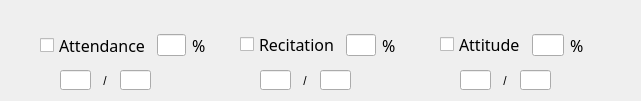
      <widget class="QWidget" name="widget_5" native="true">
       <property name="geometry">
        <rect>
         <x>360</x>
         <y>280</y>
         <width>641</width>
         <height>101</height>
        </rect>
       </property>
       <property name="styleSheet">
        <string notr="true">font: 63 12pt &quot;Bahnschrift SemiBold&quot;;</string>
       </property>
       <widget class="QLineEdit" name="atn1">
        <property name="geometry">
         <rect>
          <x>60</x>
          <y>70</y>
          <width>31</width>
          <height>20</height>
         </rect>
        </property>
        <property name="styleSheet">
         <string notr="true">font: 25 10pt &quot;Bahnschrift Light&quot;;</string>
        </property>
       </widget>
       <widget class="QLineEdit" name="atn1Pct">
        <property name="geometry">
         <rect>
          <x>120</x>
          <y>70</y>
          <width>31</width>
          <height>20</height>
         </rect>
        </property>
        <property name="styleSheet">
         <string notr="true">font: 25 10pt &quot;Bahnschrift Light&quot;;</string>
        </property>
       </widget>
       <widget class="QLabel" name="label_26">
        <property name="geometry">
         <rect>
          <x>100</x>
          <y>70</y>
          <width>20</width>
          <height>21</height>
         </rect>
        </property>
        <property name="text">
         <string> / </string>
        </property>
       </widget>
       <widget class="QWidget" name="layoutWidget">
        <property name="geometry">
         <rect>
          <x>240</x>
          <y>30</y>
          <width>171</width>
          <height>30</height>
         </rect>
        </property>
        <layout class="QHBoxLayout" name="horizontalLayout_10">
         <item>
          <widget class="QCheckBox" name="rctChk">
           <property name="font">
            <font>
             <family>Bahnschrift SemiBold</family>
             <pointsize>12</pointsize>
             <weight>7</weight>
             <italic>false</italic>
             <bold>false</bold>
            </font>
           </property>
           <property name="text">
            <string>Recitation</string>
           </property>
          </widget>
         </item>
         <item>
          <widget class="QLineEdit" name="rctPct">
           <property name="sizePolicy">
            <sizepolicy hsizetype="Ignored" vsizetype="Fixed">
             <horstretch>0</horstretch>
             <verstretch>0</verstretch>
            </sizepolicy>
           </property>
           <property name="styleSheet">
            <string notr="true">font: 25 10pt &quot;Bahnschrift Light&quot;;</string>
           </property>
          </widget>
         </item>
         <item>
          <widget class="QLabel" name="label_176">
           <property name="font">
            <font>
             <family>Bahnschrift SemiBold</family>
             <pointsize>12</pointsize>
             <weight>7</weight>
             <italic>false</italic>
             <bold>false</bold>
            </font>
           </property>
           <property name="text">
            <string>%</string>
           </property>
          </widget>
         </item>
        </layout>
       </widget>
       <widget class="QLineEdit" name="rct1Pct">
        <property name="geometry">
         <rect>
          <x>320</x>
          <y>70</y>
          <width>31</width>
          <height>20</height>
         </rect>
        </property>
        <property name="styleSheet">
         <string notr="true">font: 25 10pt &quot;Bahnschrift Light&quot;;</string>
        </property>
       </widget>
       <widget class="QLineEdit" name="rct1">
        <property name="geometry">
         <rect>
          <x>260</x>
          <y>70</y>
          <width>31</width>
          <height>20</height>
         </rect>
        </property>
        <property name="styleSheet">
         <string notr="true">font: 25 10pt &quot;Bahnschrift Light&quot;;</string>
        </property>
       </widget>
       <widget class="QLabel" name="label_27">
        <property name="geometry">
         <rect>
          <x>300</x>
          <y>70</y>
          <width>20</width>
          <height>21</height>
         </rect>
        </property>
        <property name="text">
         <string> / </string>
        </property>
       </widget>
       <widget class="QWidget" name="layoutWidget">
        <property name="geometry">
         <rect>
          <x>440</x>
          <y>30</y>
          <width>161</width>
          <height>30</height>
         </rect>
        </property>
        <layout class="QHBoxLayout" name="horizontalLayout_11">
         <item>
          <widget class="QCheckBox" name="atdChk">
           <property name="font">
            <font>
             <family>Bahnschrift SemiBold</family>
             <pointsize>12</pointsize>
             <weight>7</weight>
             <italic>false</italic>
             <bold>false</bold>
            </font>
           </property>
           <property name="text">
            <string>Attitude</string>
           </property>
          </widget>
         </item>
         <item>
          <widget class="QLineEdit" name="atdPct">
           <property name="sizePolicy">
            <sizepolicy hsizetype="Ignored" vsizetype="Fixed">
             <horstretch>0</horstretch>
             <verstretch>0</verstretch>
            </sizepolicy>
           </property>
           <property name="styleSheet">
            <string notr="true">font: 25 10pt &quot;Bahnschrift Light&quot;;</string>
           </property>
          </widget>
         </item>
         <item>
          <widget class="QLabel" name="label_177">
           <property name="font">
            <font>
             <family>Bahnschrift SemiBold</family>
             <pointsize>12</pointsize>
             <weight>7</weight>
             <italic>false</italic>
             <bold>false</bold>
            </font>
           </property>
           <property name="text">
            <string>%</string>
           </property>
          </widget>
         </item>
        </layout>
       </widget>
       <widget class="QLineEdit" name="atd1Pct">
        <property name="geometry">
         <rect>
          <x>520</x>
          <y>70</y>
          <width>31</width>
          <height>20</height>
         </rect>
        </property>
        <property name="styleSheet">
         <string notr="true">font: 25 10pt &quot;Bahnschrift Light&quot;;</string>
        </property>
       </widget>
       <widget class="QLineEdit" name="atd1">
        <property name="geometry">
         <rect>
          <x>460</x>
          <y>70</y>
          <width>31</width>
          <height>20</height>
         </rect>
        </property>
        <property name="styleSheet">
         <string notr="true">font: 25 10pt &quot;Bahnschrift Light&quot;;</string>
        </property>
       </widget>
       <widget class="QLabel" name="label_28">
        <property name="geometry">
         <rect>
          <x>500</x>
          <y>70</y>
          <width>16</width>
          <height>21</height>
         </rect>
        </property>
        <property name="text">
         <string> / </string>
        </property>
       </widget>
       <widget class="QWidget" name="layoutWidget">
        <property name="geometry">
         <rect>
          <x>40</x>
          <y>30</y>
          <width>181</width>
          <height>31</height>
         </rect>
        </property>
        <layout class="QHBoxLayout" name="horizontalLayout_8">
         <item>
          <widget class="QCheckBox" name="atnChk">
           <property name="font">
            <font>
             <family>Bahnschrift SemiBold</family>
             <pointsize>12</pointsize>
             <weight>7</weight>
             <italic>false</italic>
             <bold>false</bold>
            </font>
           </property>
           <property name="text">
            <string>Attendance</string>
           </property>
          </widget>
         </item>
         <item>
          <widget class="QLineEdit" name="atnPct">
           <property name="sizePolicy">
            <sizepolicy hsizetype="Ignored" vsizetype="Fixed">
             <horstretch>0</horstretch>
             <verstretch>0</verstretch>
            </sizepolicy>
           </property>
           <property name="styleSheet">
            <string notr="true">font: 25 10pt &quot;Bahnschrift Light&quot;;</string>
           </property>
          </widget>
         </item>
         <item>
          <widget class="QLabel" name="label_128">
           <property name="font">
            <font>
             <family>Bahnschrift SemiBold</family>
             <pointsize>12</pointsize>
             <weight>7</weight>
             <italic>false</italic>
             <bold>false</bold>
            </font>
           </property>
           <property name="text">
            <string>%</string>
           </property>
          </widget>
         </item>
        </layout>
       </widget>
      </widget>
